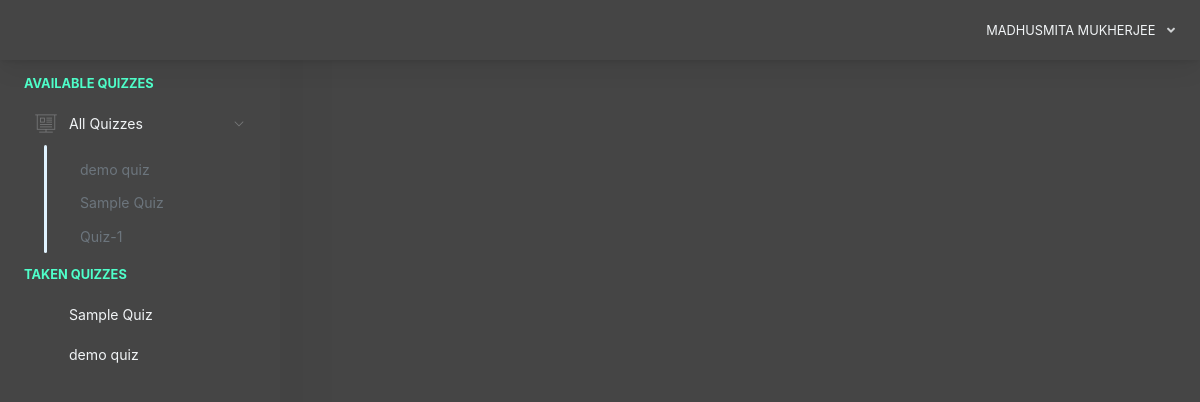
Page /Quiz/home.php (signed in) on the committed database.
### tables this page shows
CREATE TABLE `examinee_tbl` (
  `exmne_id` int(11) NOT NULL,
  `exmne_fullname` varchar(1000) NOT NULL,
  `exmne_course` varchar(1000) NOT NULL,
  `exmne_gender` varchar(1000) NOT NULL,
  `exmne_birthdate` varchar(1000) NOT NULL,
  `exmne_year_level` varchar(1000) NOT NULL,
  `exmne_email` varchar(1000) NOT NULL,
  `exmne_password` varchar(1000) NOT NULL,
  `exmne_status` varchar(1000) NOT NULL DEFAULT 'active'
);

CREATE TABLE `exam_tbl` (
  `ex_id` int(11) NOT NULL,
  `cou_id` int(11) NOT NULL,
  `ex_title` varchar(1000) NOT NULL,
  `ex_time_limit` varchar(1000) NOT NULL,
  `ex_questlimit_display` int(11) NOT NULL,
  `ex_description` varchar(1000) NOT NULL,
  `ex_created` timestamp NOT NULL DEFAULT current_timestamp() ON UPDATE current_timestamp()
);

### Quiz/query/selectData.php (called while the page is built)
<?php
$exmneId = $_SESSION['examineeSession']['exmne_id'];
$selExmneeData = $conn->query("SELECT * FROM examinee_tbl WHERE exmne_id='$exmneId' ")->fetch(PDO::FETCH_ASSOC);
$exmneCourse =  $selExmneeData['exmne_course'];
$selExam = $conn->query("SELECT * FROM exam_tbl WHERE cou_id='$exmneCourse' ORDER BY ex_id DESC ");
 ?>

### Quiz/includes/header.php (shortened to what this page needs)
<?php
  include("conn.php");
  include("query/selectData.php");
 ?>
<!doctype html>
<html lang="en">
<head>
    <link href="./main.css" rel="stylesheet">
    <link href="css/sweetalert.css" rel="stylesheet">
</head>
<body id="body">
    <div class="app-container app-theme-white body-tabs-shadow fixed-sidebar fixed-header">
        <div class="app-header header-shadow">
            <div class="app-header__content">
                <div class="app-header-right">
                    <div class="header-btn-lg pr-0">
                        <div class="widget-content p-0">
                            <div class="widget-content-wrapper">
                                <div class="widget-content-left">
                                    <div class="btn-group">
                                        <a data-toggle="dropdown" aria-haspopup="true" aria-expanded="false" class="p-0 btn" style="color: #f1f4f6;">
                                            <?php
                                                echo strtoupper($selExmneeData['exmne_fullname']);
                                             ?>
                                            <i class="fa fa-angle-down ml-2 opacity-8"></i>
                                        </a>
                                    </div>
                                </div>
                            </div>
                        </div>
                    </div>        </div>
            </div>
        </div>

### Quiz/includes/sidebar.php (shortened to what this page needs)
<div class="app-sidebar sidebar-shadow">
        <div class="scrollbar-sidebar">
        <div class="app-sidebar__inner">
            <ul class="vertical-nav-menu">
                <li class="app-sidebar__heading" style="color: #4FFFCA;">AVAILABLE QUIZZES</li>
                <li>
                <a href="#">
                     <i class="metismenu-icon pe-7s-display2"></i>
                     All Quizzes
                    <i class="metismenu-state-icon pe-7s-angle-down caret-left"></i>
                </a>
                <ul style="color: #f1f4f6;">
                    <?php
                        if($selExam->rowCount() > 0)
                        {
                            while ($selExamRow = $selExam->fetch(PDO::FETCH_ASSOC)) { ?>
                                 <li>
                                 <a href="#" id="startQuiz" data-id="<?php echo $selExamRow['ex_id']; ?>"  >
                                    <?php
                                        $lenthOfTxt = strlen($selExamRow['ex_title']);
                                        if($lenthOfTxt >= 23)
                                        { ?>
                                            <?php echo substr($selExamRow['ex_title'], 0, 20);?>.....
                                        <?php }
                                        else
                                        {
                                            echo $selExamRow['ex_title'];
                                        }
                                     ?>
                                 </a>
                                 </li>
                            <?php }
                        }
                        else
                        { ?>
                            <a href="#">
                                <i class="metismenu-icon"></i>No Quizzes @ the moment
                            </a>
                        <?php }
                     ?>
                </ul>
                </li>
                 <li class="app-sidebar__heading" style="color: #4FFFCA;">TAKEN Quizzes</li>
                <li style="color: #f1f4f6;">
                  <?php
                    $selTakenExam = $conn->query("SELECT * FROM exam_tbl et INNER JOIN exam_attempt ea ON et.ex_id = ea.exam_id WHERE exmne_id='$exmneId' ORDER BY ea.examat_id  ");
                    if($selTakenExam->rowCount() > 0)
                    {
                        while ($selTakenExamRow = $selTakenExam->fetch(PDO::FETCH_ASSOC)) { ?>
                            <a href="home.php?page=result&id=<?php echo $selTakenExamRow['ex_id']; ?>" >
                                <?php echo $selTakenExamRow['ex_title']; ?>
                            </a>
                        <?php }
                    }
                    else
                    { ?>
                        <a href="#" class="pl-3">You are not taking quiz yet</a>
                    <?php }
                   ?>
                </li>
            </ul>
        </div>
    </div>
</div>

### rows in the picture
examinee_tbl: exmne_fullname "MADHUSMITA MUKHERJEE"
exam_tbl: ex_title "demo quiz"
exam_tbl: ex_title "Sample Quiz"
exam_tbl: ex_title "Quiz-1"
